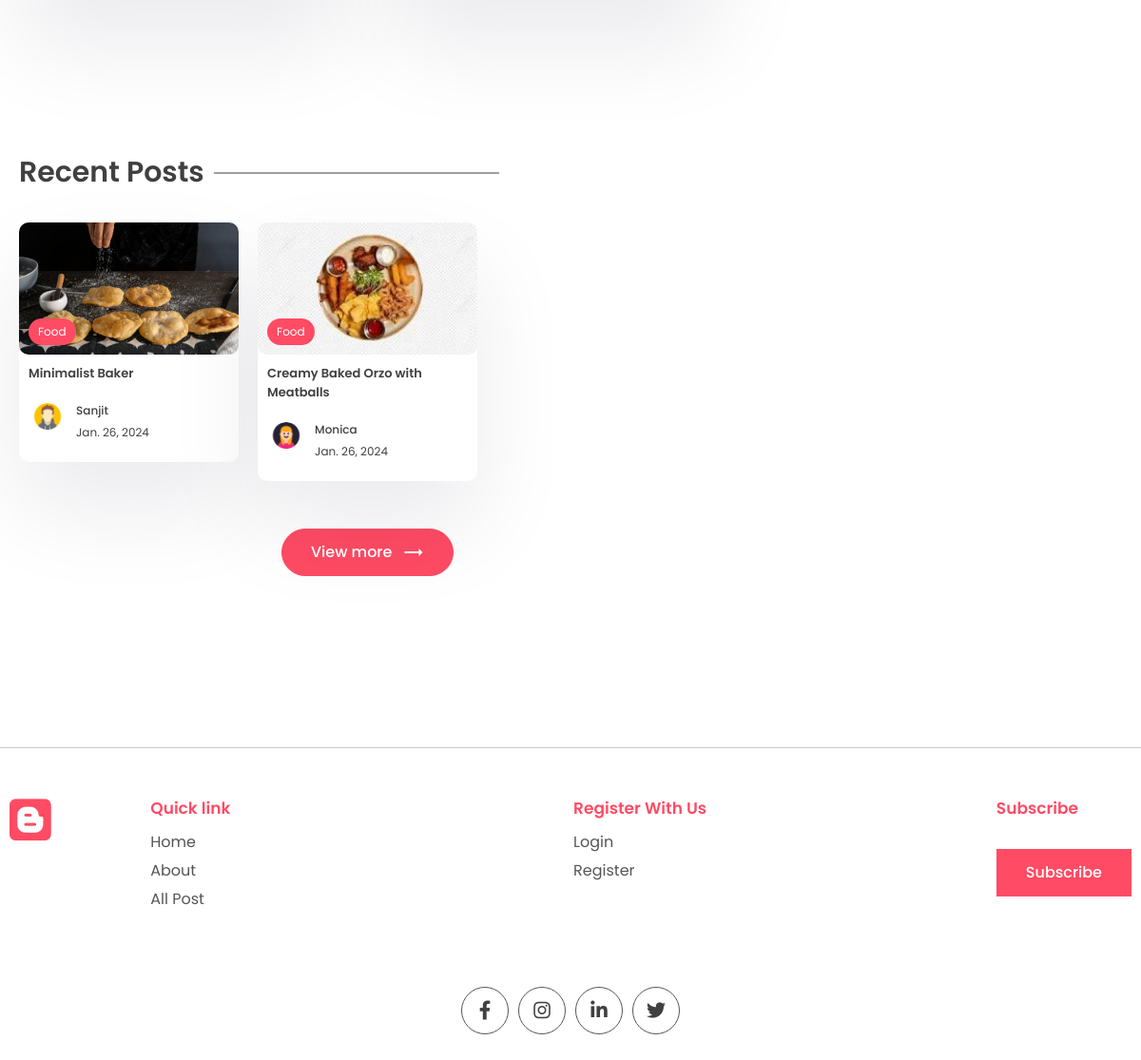
The app's page /tag/food (lower part), older data.
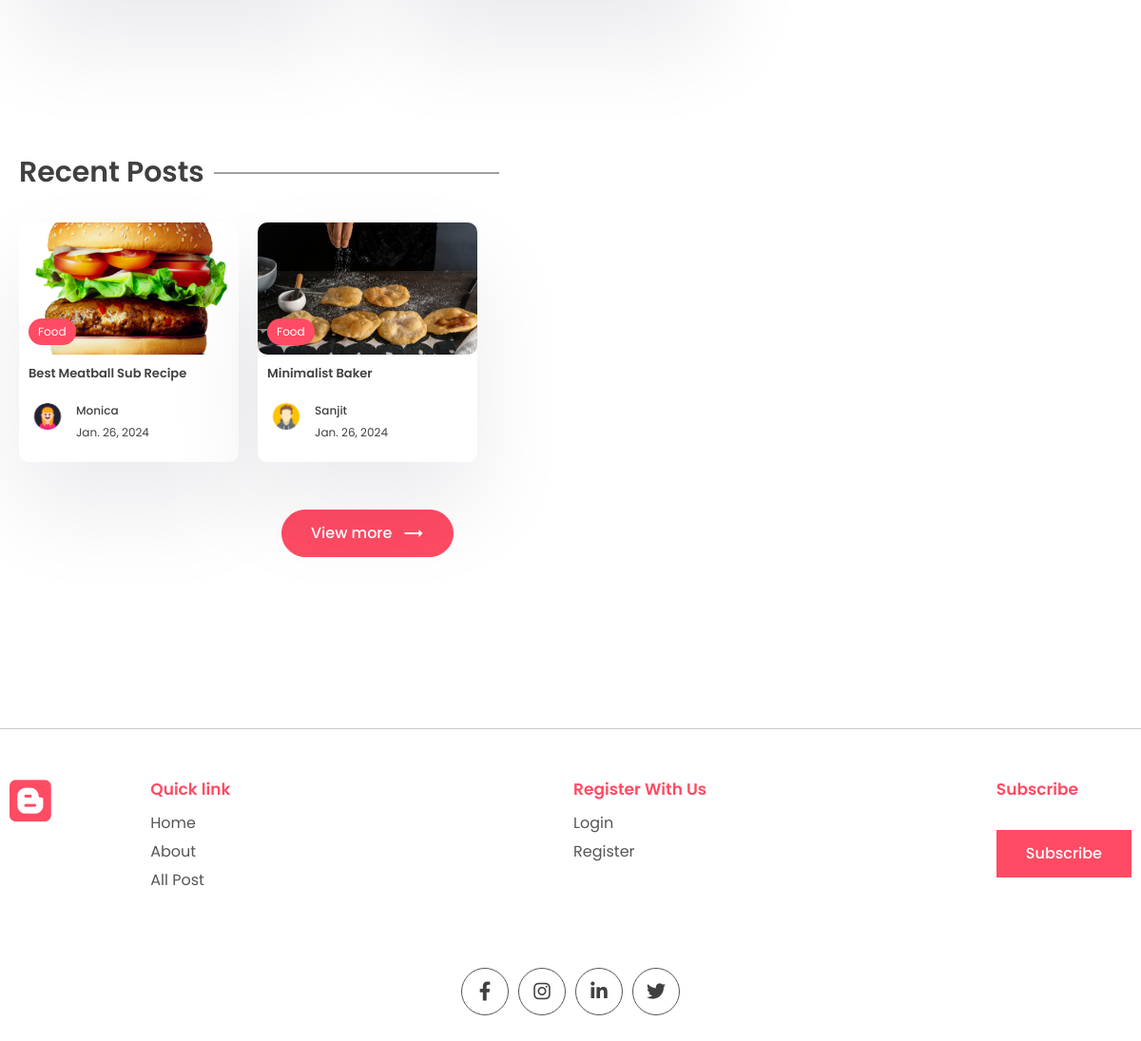
The same page, newer data.
### app/models.py (models this page shows, shortened)
class Post(models.Model):
    title = models.CharField(max_length=200)
    content = models.TextField()
    last_updated = models.DateTimeField(auto_now=True)
    slug = models.SlugField(max_length=200, unique=True)
    image = models.ImageField(null=True, blank=True, upload_to="images/")
    tags = models.ManyToManyField(Tag, blank=True, related_name='post')
    view_count = models.IntegerField(null=True, blank=True)
    is_featured = models.BooleanField(default=False)
    author = models.ForeignKey(
        User, on_delete=models.CASCADE, null=True, blank=True)
    bookmarks = models.ManyToManyField(
        User, related_name="bookmarks", default=None, blank=True)
    likes = models.ManyToManyField(
        User, related_name="post_like", default=None, blank=True)

class Tag(models.Model):
    name = models.CharField(max_length=100)
    description = models.CharField(max_length=100)
    slug = models.SlugField(max_length=200, unique=True)

class Profile(models.Model):
    user = models.OneToOneField(User, on_delete=models.CASCADE)
    profile_image = models.ImageField(
        null=True, blank=True, upload_to="images/")
    slug = models.SlugField(max_length=200, unique=True)
    bio = models.CharField(max_length=200)

### app/views.py (the view)
# urls.py: path('tag/<slug:slug>', views.tag_page, name='tag_page'),
def tag_page(request, slug):
    tag = Tag.objects.get(slug=slug)
    top_posts = Post.objects.filter(
        tags__in=[tag.id]).order_by('-view_count')[0:2]
    recent_posts = Post.objects.filter(
        tags__in=[tag.id]).order_by('-last_updated')[0:2]
    tags = Tag.objects.all()
    context = {'tag': tag, 'top_posts': top_posts,
               'recent_posts': recent_posts, 'tags': tags}
    return render(request, 'app/tag.html', context)

### app/templates/app/tag.html (shortened to what this page needs)
{% extends "base.html" %}
{% block content %}
      <div class="container">
        <div class="layout">
          <div class="left">
            <section class="sp">
            </section>
            <section class="sp">
              <div class="container">
                <h1 class="sec-title">Recent Posts</h1>
                <div class="grid-3 blog-grid">
                  {% for post in recent_posts %}
                  <a href="{% url "post_page" post.slug %}">
                    <div class="card">
                      <div class="post-img">
                        <img src="{{post.image.url}}" alt="" />
                        <div class="tag">{{post.tags.all.0.name}}</div>
                      </div>
                      <div class="card-content">
                        <h3>
                          {{post.title}}
                        </h3>
                        <div class="author">
                          <div class="profile-pic">
                            <img src="{{post.author.profile.profile_image.url}}" alt="" />
                          </div>
                          <div class="details">
                            <p>{{post.author.first_name}}</p>
                            <small>{{post.last_updated|date}}</small>
                          </div>
                        </div>
                      </div>
                    </div>
                  </a>
                  {% empty %}
                  <p>Nothing to show Here.</p>
                  {% endfor %}
                </div>
                <center>
                  <button class="btn btn-primary rounded view">
                    View more
                    <span class="material-icons"> trending_flat </span>
                  </button>
                </center>
              </div>
            </section>
          </div>
        </div>
      </div>
{% endblock content %}

### templates/base.html (shortened to what this page needs)
{% load static %}
<!DOCTYPE html>
<html lang="en">
<head>
  <link rel="stylesheet" href="{% static "app/style.css" %}" />
  <link rel="stylesheet" href="https://unicons.iconscout.com/release/v2.1.6/css/unicons.css" />
  <link rel="stylesheet" href="https://cdnjs.cloudflare.com/ajax/libs/font-awesome/6.1.1/css/all.min.css"
 />
</head>
<body>
  <main>{% block content %}{% endblock content %}</main>
  <footer>
    <div class="container">
      <div class="grid-4">
        <div class="logo f-logo">
          <i class="fa-brands fa-blogger"></i>
        </div>
        <div class="link">
          <h2>Quick link</h2>
          <div class="q-link">
            <a href="{% url "index" %}">Home</a>
            <a href="{% url "about" %}">About</a>
            <a href="{% url "all_posts" %}">All Post</a>
          </div>
        </div>
        <div class="link">
          {% if user.is_authenticated %}
          <h2>Your Favourites</h2>
          <div class="q-link">
            <a href="{% url "all_liked_posts" %}">Likes</a>
            <a href="{% url "all_bookmarked_posts" %}">Bookmarks</a>
          </div>
          {% else %}
          <h2>Register With Us</h2>
          <div class="q-link">
            <a href="{% url "login" %}">Login</a>
            <a href="{% url "register" %}">Register</a>
          </div>
          {% endif %}
        </div>
        <div class="news-signup">
          <h2>Subscribe</h2>
          <div class="newsletter">
            {% if request.session.subscribed == None %}
            <form method="POST">
              <button class="btn btn-primary">Subscribe</button>
            </form>
            {% endif %}
          </div>
        </div>
      </div>
      <div class="share">
        <div class="social">
          <a href="https://www.facebook.com/">
            <i class="fa-brands fa-facebook-f"></i>
          </a>
          <a href="https://www.instagram.com/">
            <i class="fa-brands fa-instagram"></i>
          </a>
          <a href="https://www.linkedin.com/">
            <i class="fa-brands fa-linkedin-in"></i>
          </a>
          <a href="https://www.twitter.com/">
            <i class="fa-brands fa-twitter"></i>
          </a>
        </div>
      </div>
    </div>
  </footer>
</body>
</html>

### app/static/app/style.css (style rules this page uses)
* { margin: 0; padding: 0; box-sizing: border-box; text-decoration: none; border: none; outline: none; list-style: none; font-family: "Poppins", sans-serif; color: var(--black); }
:root { --red: #ff4b64; --black: #404040; --des: #555555; --shadow: #ffffff1a 0px 1px 1px 0px inset, #32325d40 0px 50px 100px -20px, #0000004d 0px 30px 60px -30px; --shadow2: rgba(17, 12, 46, 0.084) 0px 48px 100px 0px; }
html { font-size: 62.5%; }
[class*="grid"] { display: grid; }
img { width: 100%; }
.container { max-width: 1220px; margin: auto; padding: 0 10px; }
p, a { font-size: 1.6rem; color: var(--des); }
.logo { width: 20rem; }
.logo i { font-size: 5rem; color: var(--red); }
.btn { cursor: pointer; height: 5rem; padding: 0 3rem; font-size: 1.6rem; font-weight: 500; border: 1px solid var(--red); display: flex; align-items: center; justify-content: center; gap: 1rem; }
.btn span { color: white; }
.btn-primary { background: var(--red); color: white; }
.rounded { border-radius: 5rem; }
.newsletter form { display: flex; align-items: center; justify-content: center; margin-top: 3rem; }
.sp { padding: 8rem 0; }
.post-img { height: 40rem; width: 100%; overflow: hidden; border-radius: 1rem; }
.post-img img { height: 100%; object-fit: cover; object-position: center; }
.sec-title { font-size: 3rem; font-weight: 600; position: relative; width: fit-content; margin-bottom: 3rem; }
.sec-title::after { content: ""; position: absolute; right: -31rem; height: 1px; width: 30rem; background: var(--black); top: 50%; transform: translateY(-50%); }
.grid-3 { grid-template-columns: repeat(3, 1fr); gap: 5rem; }
.card { background: white; box-shadow: var(--shadow2); border-radius: 1rem; cursor: pointer; transition: 0.3s; }
.post-img { position: relative; }
.tag { position: absolute; bottom: 1rem; left: 1rem; background: var(--red); color: white; border-radius: 5rem; padding: 0.5rem 1rem; font-size: 1.2rem; }
.card-content { padding: 2rem; padding-bottom: 3rem; }
.card h3 { font-size: 1.6rem; font-weight: 600; }
.card .post-img { width: 100%; height: unset; aspect-ratio: 1/0.6; }
.author { display: flex; align-items: center; gap: 1rem; margin-top: 2rem; }
.profile-pic { width: 5rem; aspect-ratio: 1/1; border-radius: 50%; overflow: hidden; }
.author p { color: var(--black); font-weight: 500; font-size: 1.4rem; }
.author small { color: var(--black); font-size: 1.2rem; }
.view { margin-top: 5rem; }
.grid-4 { grid-template-columns: 1fr 3fr 3fr auto; align-items: flex-start; }
.logo { width: 10rem; }
.q-link { display: flex; justify-content: space-around; flex-direction: column; gap: 0.5rem; margin-top: 1rem; }
.link h2, .news-signup h2 { color: var(--red); font-weight: 600; font-size: 1.7rem; }
.news-signup .newsletter { margin-top: 1.5rem; }
footer { padding: 5rem 0; margin-top: 5rem; }
footer .container { border-top: 1px solid #00000036; padding-top: 5rem; }
.share { width: fit-content; margin: auto; margin-top: 8rem; }
.social { display: flex; align-items: center; gap: 1rem; }
.social a { width: 5rem; aspect-ratio: 1/1; border-radius: 50%; border: 1px solid var(--des); display: flex; align-items: center; justify-content: center; transition: 0.3s; }
.social i { color: var(--black); font-size: 2rem; transition: 0.3s; }
.layout { display: flex; gap: 5rem; }
.left { width: 100%; height: 100%; }
.blog-grid { gap: 2rem; }
.blog-grid .card-content { padding: 1rem; padding-bottom: 2rem; }
.blog-grid .card h3 { font-size: 1.3rem; font-weight: 600; }
.blog-grid .profile-pic { width: 4rem; }
.blog-grid .author p { font-size: 1.2rem; }
main { padding-top: 10rem !important; }

Row changes from the older to the newer data that the page shows:
no longer on this page (row unchanged): Post: image (picture), tags.all.0.name "Food", title "Creamy Baked Orzo with Meatballs", author.profile.profile_image (picture), author.first_name "Monica", last_updated "Jan. 26, 2024"
now on this page (row edited): Post: image (picture), tags.all.0.name "Food", title "Best Meatball Sub Recipe", author.profile.profile_image (picture), author.first_name "Monica", last_updated "Jan. 26, 2024"
